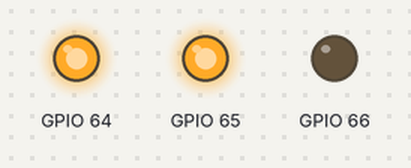
This program was run on a simulated ESP32-S3. Shown: output pins drawn as LEDs (lit = HIGH). What the program prints to the serial monitor is not drawn.

Above: at 0.5 s.
At 1.0 s:
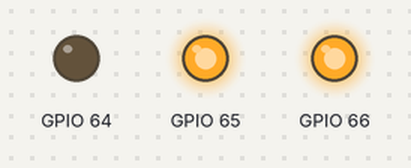
At 2.7 s:
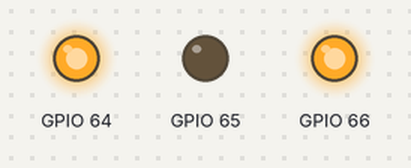
Timing chart, 0 to 3.0 s (numbered marks = the images above):
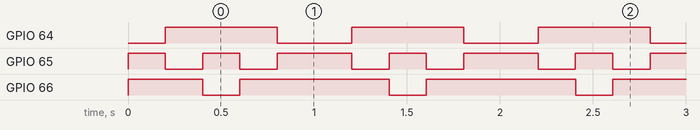

Measured:
- by itself, GPIO 64: alternates HIGH for 0.60 s and LOW for 0.40 s
- by itself, GPIO 65: repeats every 1.0 s: LOW 0.20 s, HIGH 0.20 s, LOW 0.20 s, HIGH 0.40 s
- by itself, GPIO 66: repeats every 1.0 s: LOW 0.20 s, HIGH 0.80 s

The program:

main.cpp
```cpp
#include <Wire.h>
#include <Arduino.h>
#include <Adafruit_MCP23X17.h>

#define LED_PIN_1 0
#define LED_PIN_2 1
#define LED_PIN_3 2
#define SDA_PIN 36
#define SCL_PIN 35

Adafruit_MCP23X17 mcp;

void setup() {
  Serial.begin(115200);
  Serial.println("MCP23xxx Combo Test!");

  // I2C inicializálás egyedi lábakkal
  Wire.begin(SDA_PIN, SCL_PIN);  // SDA, SCL
  Wire.setClock(1600000);

  // MCP inicializálás az előzőleg inicializált Wire objektummal
  if (!mcp.begin_I2C(0x20, &Wire)) {
    Serial.println("MCP init error.");
    while (1);
  }

  mcp.pinMode(LED_PIN_1, OUTPUT);
  mcp.pinMode(LED_PIN_2, OUTPUT);
  mcp.pinMode(LED_PIN_3, OUTPUT);
}
int i = 0;

void loop() {
  mcp.digitalWrite(LED_PIN_1, LOW);
  mcp.digitalWrite(LED_PIN_2, HIGH);
  mcp.digitalWrite(LED_PIN_3, HIGH);
  delay(200);

  mcp.digitalWrite(LED_PIN_1, HIGH);
  mcp.digitalWrite(LED_PIN_2, LOW);
  delay(200);

  mcp.digitalWrite(LED_PIN_2, HIGH);
  mcp.digitalWrite(LED_PIN_3, LOW);
  delay(200);

  // vissza
  mcp.digitalWrite(LED_PIN_3, HIGH);
  mcp.digitalWrite(LED_PIN_2, LOW);
  delay(200);

  mcp.digitalWrite(LED_PIN_2, HIGH);
  mcp.digitalWrite(LED_PIN_1, LOW);
  delay(200);
}
```
